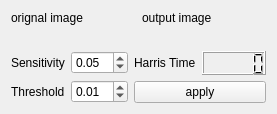
          <widget class="QWidget" name="Harris">
           <attribute name="title">
            <string>Harris</string>
           </attribute>
           <layout class="QGridLayout" name="gridLayout_21">
            <item row="0" column="0">
             <layout class="QVBoxLayout" name="verticalLayout_66" stretch="1,0">
              <item>
               <layout class="QHBoxLayout" name="horizontalLayout_80">
                <item>
                 <layout class="QVBoxLayout" name="verticalLayout_44">
                  <item>
                   <widget class="QLabel" name="label_org_harris">
                    <property name="sizePolicy">
                     <sizepolicy hsizetype="Preferred" vsizetype="Fixed">
                      <horstretch>0</horstretch>
                      <verstretch>0</verstretch>
                     </sizepolicy>
                    </property>
                    <property name="text">
                     <string>orignal image</string>
                    </property>
                   </widget>
                  </item>
                  <item>
                   <widget class="QLabel" name="orig_img_harris">
                    <property name="text">
                     <string/>
                    </property>
                   </widget>
                  </item>
                 </layout>
                </item>
                <item>
                 <layout class="QVBoxLayout" name="verticalLayout_45">
                  <item>
                   <widget class="QLabel" name="label_out_harris">
                    <property name="sizePolicy">
                     <sizepolicy hsizetype="Preferred" vsizetype="Fixed">
                      <horstretch>0</horstretch>
                      <verstretch>0</verstretch>
                     </sizepolicy>
                    </property>
                    <property name="text">
                     <string>output image</string>
                    </property>
                   </widget>
                  </item>
                  <item>
                   <widget class="QLabel" name="output_img_harris">
                    <property name="text">
                     <string/>
                    </property>
                   </widget>
                  </item>
                 </layout>
                </item>
               </layout>
              </item>
              <item>
               <layout class="QHBoxLayout" name="horizontalLayout_77">
                <item>
                 <layout class="QVBoxLayout" name="verticalLayout_49">
                  <item>
                   <layout class="QHBoxLayout" name="horizontalLayout_76">
                    <item>
                     <widget class="QLabel" name="label__sens">
                      <property name="text">
                       <string>Sensitivity</string>
                      </property>
                     </widget>
                    </item>
                    <item>
                     <widget class="QDoubleSpinBox" name="spinBox_sensitivity">
                      <property name="value">
                       <double>0.050000000000000</double>
                      </property>
                     </widget>
                    </item>
                   </layout>
                  </item>
                  <item>
                   <layout class="QHBoxLayout" name="horizontalLayout_74">
                    <item>
                     <widget class="QLabel" name="label_threshold">
                      <property name="text">
                       <string>Threshold</string>
                      </property>
                     </widget>
                    </item>
                    <item>
                     <widget class="QDoubleSpinBox" name="spinBox_harris_threshold">
                      <property name="value">
                       <double>0.010000000000000</double>
                      </property>
                     </widget>
                    </item>
                   </layout>
                  </item>
                 </layout>
                </item>
                <item>
                 <layout class="QVBoxLayout" name="verticalLayout_65">
                  <item>
                   <layout class="QHBoxLayout" name="horizontalLayout_75">
                    <item>
                     <widget class="QLabel" name="label_harris_time">
                      <property name="text">
                       <string>Harris Time</string>
                      </property>
                     </widget>
                    </item>
                    <item>
                     <widget class="QLCDNumber" name="lcdNumber_harris"/>
                    </item>
                   </layout>
                  </item>
                  <item>
                   <widget class="QPushButton" name="harris_Apply">
                    <property name="text">
                     <string>apply</string>
                    </property>
                   </widget>
                  </item>
                 </layout>
                </item>
               </layout>
              </item>
             </layout>
            </item>
           </layout>
          </widget>
